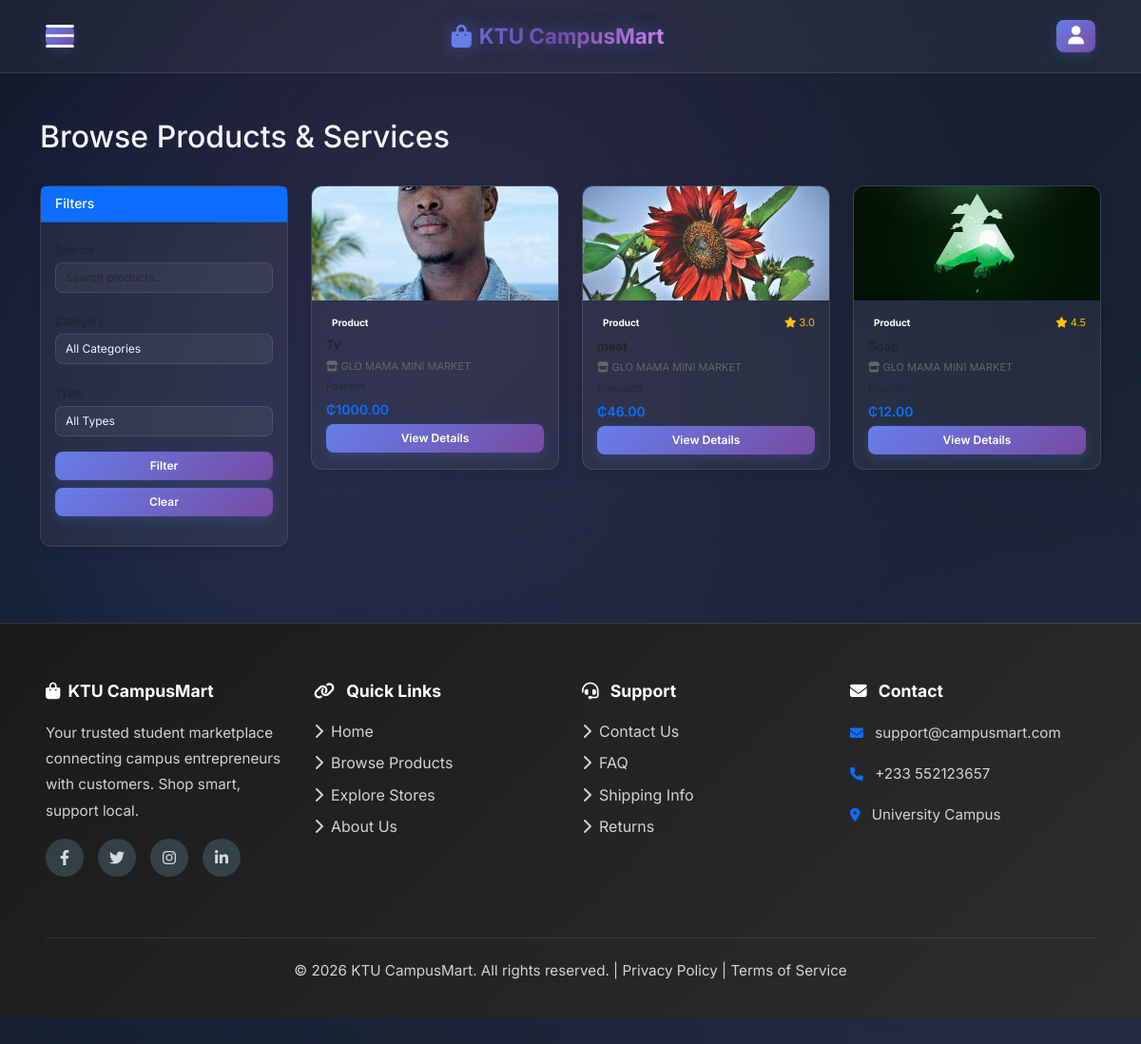
Screenshot of /products/ with the database file from the repository.
### products/models.py (models this page shows, shortened)
class Product(models.Model):
    PRODUCT_TYPE_CHOICES = [
        ('product', 'Product'),
        ('service', 'Service'),
    ]
    store = models.ForeignKey(Store, on_delete=models.CASCADE, related_name='products')
    name = models.CharField(max_length=200)
    category = models.ForeignKey(Category, on_delete=models.SET_NULL, null=True, related_name='products')
    description = models.TextField()
    price = models.DecimalField(max_digits=10, decimal_places=2)
    quantity = models.PositiveIntegerField(default=0)  # 0 means unlimited for services
    image = models.ImageField(upload_to='products/', blank=True, null=True)
    product_type = models.CharField(max_length=20, choices=PRODUCT_TYPE_CHOICES, default='product')
    is_active = models.BooleanField(default=True)
    rating = models.FloatField(default=0.0)
    reviews_count = models.PositiveIntegerField(default=0)
    created_at = models.DateTimeField(auto_now_add=True)
    updated_at = models.DateTimeField(auto_now=True)
    class Meta:
        ordering = ['-created_at']
        indexes = [
            models.Index(fields=['store', 'is_active']),
            models.Index(fields=['category']),
        ]

### stores/models.py (models this page shows, shortened)
class Store(models.Model):
    name = models.CharField(max_length=200, unique=True)
    description = models.TextField()
    entrepreneur = models.OneToOneField(User, on_delete=models.SET_NULL, null=True, related_name='store')
    location = models.CharField(max_length=255)
    phone_number = models.CharField(max_length=20, blank=True, null=True, help_text='WhatsApp phone number (with country code, e.g., +233XXXXXXXXX)')
    logo = models.ImageField(upload_to='stores/logos/', null=True, blank=True)
    is_active = models.BooleanField(default=True)
    created_at = models.DateTimeField(auto_now_add=True)
    updated_at = models.DateTimeField(auto_now=True)
    class Meta:
        ordering = ['-created_at']

### products/views.py (the view)
# urls.py: path('', views.products_list, name='products_list'),
@require_http_methods(["GET"])
def products_list(request):
    products = Product.objects.filter(is_active=True)
    categories = Category.objects.all()
    search_query = request.GET.get('search', '')
    category_id = request.GET.get('category', '')
    product_type = request.GET.get('type', '')
    if search_query:
        products = products.filter(Q(name__icontains=search_query) | Q(description__icontains=search_query))
    if category_id:
        products = products.filter(category_id=category_id)
    if product_type:
        products = products.filter(product_type=product_type)
    sort_by = request.GET.get('sort', '-created_at')
    products = products.order_by(sort_by)
    context = {
        'products': products,
        'categories': categories,
        'search_query': search_query,
        'selected_category': category_id,
        'selected_type': product_type,
    }
    return render(request, 'products/products_list.html', context)

### notifications/context_processors.py (called while the page is built)
def notifications_context(request):
    if request.user.is_authenticated and hasattr(request.user, 'notifications'):
        return {
            'notifications': request.user.notifications.all()[:5],
            'unread_notifications': request.user.notifications.filter(is_read=False)
        }
    return {}

### templates/products/products_list.html (shortened to what this page needs)
{% extends 'base.html' %}
{% block content %}
<div class="container my-5">
    <div class="row mb-4">
        <div class="col-12">
            <h2 class="section-header">Browse Products & Services</h2>
        </div>
    </div>
    <div class="row mb-4">
        <div class="col-lg-3">
            <div class="card">
                <div class="card-header bg-primary text-white">
                    <h5 class="mb-0">Filters</h5>
                </div>
                <div class="card-body">
                    <form method="GET" class="mb-3">
                        <div class="mb-3">
                            <label for="search" class="form-label">Search</label>
                            <input type="text" name="search" class="form-control" value="{{ search_query }}" placeholder="Search products...">
                        </div>
                        <div class="mb-3">
                            <label for="category" class="form-label">Category</label>
                            <select name="category" class="form-select">
                                <option value="">All Categories</option>
                            </select>
                        </div>
                        <div class="mb-3">
                            <label for="type" class="form-label">Type</label>
                            <select name="type" class="form-select">
                                <option value="">All Types</option>
                            </select>
                        </div>
                        <button type="submit" class="btn btn-primary w-100">Filter</button>
                        <a href="{% url 'products:products_list' %}" class="btn btn-secondary w-100 mt-2">Clear</a>
                    </form>
                </div>
            </div>
        </div>
        <div class="col-lg-9">
            {% if products %}
                <div class="row g-4">
                    {% for product in products %}
                        <div class="col-md-6 col-lg-4">
                            <div class="card product-card h-100">
                                {% if product.image %}
                                    <img src="{{ product.image.url }}" alt="{{ product.name }}" class="product-image">
                                {% else %}
                                    <div class="product-image bg-light d-flex align-items-center justify-content-center">
                                        <i class="fas fa-image fa-3x text-muted"></i>
                                    </div>
                                {% endif %}
                                <div class="card-body">
                                    <div class="d-flex justify-content-between align-items-start mb-2">
                                        <span class="badge badge-cream">{{ product.get_product_type_display }}</span>
                                        {% if product.rating > 0 %}
                                            <span class="text-warning">
                                                <i class="fas fa-star"></i> {{ product.rating|floatformat:1 }}
                                            </span>
                                        {% endif %}
                                    </div>
                                    <h5 class="card-title">{{ product.name }}</h5>
                                    <p class="store-badge"><i class="fas fa-store"></i> {{ product.store.name }}</p>
                                    <p class="card-text text-muted small">{{ product.category.name }}</p>
                                    <p class="card-text"><strong class="text-primary">₵{{ product.price|floatformat:2 }}</strong></p>
                                    <a href="{% url 'products:product_detail' product.id %}" class="btn btn-primary btn-sm w-100">View Details</a>
                                </div>
                            </div>
                        </div>
                    {% endfor %}
                </div>
            {% else %}
                <div class="alert alert-info">
                    <i class="fas fa-info-circle"></i> No products found matching your criteria.
                </div>
            {% endif %}
        </div>
    </div>
</div>
{% endblock %}

### templates/base.html (shortened to what this page needs)
<!DOCTYPE html>
<html lang="en">
<head>
    <link href="https://cdn.jsdelivr.net/npm/bootstrap@5.3.0/dist/css/bootstrap.min.css" rel="stylesheet">
    <link rel="stylesheet" href="https://cdnjs.cloudflare.com/ajax/libs/font-awesome/6.4.0/css/all.min.css">
</head>
<body>
    <nav class="navbar navbar-expand-lg">
        <div class="container-fluid px-3 px-md-5">
            <button class="hamburger-menu" id="hamburgerMenu">
                <span class="hamburger-line"></span>
                <span class="hamburger-line"></span>
                <span class="hamburger-line"></span>
            </button>
            <a class="navbar-brand" href="/">
                <i class="fas fa-shopping-bag"></i>
                <span>KTU CampusMart</span>
            </a>
            <div class="d-flex align-items-center gap-3">
                <div class="dropdown">
                    <button class="btn btn-link text-white p-0" type="button" data-bs-toggle="dropdown">
                        <i class="fas fa-user" style="font-size: 1.2rem;"></i>
                    </button>
                </div>
            </div>
        </div>
    </nav>
    {% block content %}{% endblock %}
    <footer>
        <div class="container-fluid px-3 px-md-5">
            <div class="row">
                <div class="col-md-3 mb-4">
                    <h5><i class="fas fa-shopping-bag me-2"></i>KTU CampusMart</h5>
                    <p>Your trusted student marketplace connecting campus entrepreneurs with customers. Shop smart, support local.</p>
                    <div class="social-links">
                        <a href="#" title="Facebook"><i class="fab fa-facebook-f"></i></a>
                        <a href="#" title="Twitter"><i class="fab fa-twitter"></i></a>
                        <a href="#" title="Instagram"><i class="fab fa-instagram"></i></a>
                        <a href="#" title="LinkedIn"><i class="fab fa-linkedin-in"></i></a>
                    </div>
                </div>
                <div class="col-md-3 mb-4">
                    <h5><i class="fas fa-link me-2"></i> Quick Links</h5>
                    <ul class="list-unstyled">
                        <li><a href="/"><i class="fas fa-chevron-right me-2"></i>Home</a></li>
                        <li><a href="{% url 'products:products_list' %}"><i class="fas fa-chevron-right me-2"></i>Browse Products</a></li>
                        <li><a href="{% url 'stores:stores_list' %}"><i class="fas fa-chevron-right me-2"></i>Explore Stores</a></li>
                        <li><a href="{% url 'about' %}"><i class="fas fa-chevron-right me-2"></i>About Us</a></li>
                    </ul>
                </div>
                <div class="col-md-3 mb-4">
                    <h5><i class="fas fa-headset me-2"></i> Support</h5>
                    <ul class="list-unstyled">
                        <li><a href="#"><i class="fas fa-chevron-right me-2"></i>Contact Us</a></li>
                        <li><a href="#"><i class="fas fa-chevron-right me-2"></i>FAQ</a></li>
                        <li><a href="#"><i class="fas fa-chevron-right me-2"></i>Shipping Info</a></li>
                        <li><a href="#"><i class="fas fa-chevron-right me-2"></i>Returns</a></li>
                    </ul>
                </div>
                <div class="col-md-3 mb-4">
                    <h5><i class="fas fa-envelope me-2"></i> Contact</h5>
                    <p><i class="fas fa-envelope me-2 text-primary"></i> support@campusmart.com</p>
                    <p><i class="fas fa-phone me-2 text-primary"></i> +233 552123657</p>
                    <p><i class="fas fa-map-marker-alt me-2 text-primary"></i> University Campus</p>
                </div>
            </div>
            <div class="footer-bottom">
                <p>&copy; 2026 KTU CampusMart. All rights reserved. | Privacy Policy | Terms of Service</p>
            </div>
        </div>
    </footer>
</body>
</html>

### templates/base.html (style rules this page uses)
:root { --primary-color: #667eea; --secondary-color: #764ba2; --accent-color: #f093fb; --dark-bg: #0f172a; --light-bg: #1e293b; --text-primary: #f1f5f9; --text-secondary: #94a3b8; --glass-bg: rgba(255, 255, 255, 0.05); --glass-border: rgba(255, 255, 255, 0.1); --sidebar-width: 320px; }
* { font-family: 'Inter', sans-serif; margin: 0; padding: 0; box-sizing: border-box; }
html { scroll-behavior: smooth; }
body { background: linear-gradient(135deg, var(--dark-bg) 0%, var(--light-bg) 100%); color: var(--text-primary); line-height: 1.6; min-height: 100vh; position: relative; overflow-x: hidden; }
body::before { content: ''; position: fixed; top: 0; left: 0; width: 100%; height: 100%; background: radial-gradient(circle at 20% 50%, rgba(102, 126, 234, 0.1) 0%, transparent 50%), radial-gradient(circle at 80% 80%, rgba(118, 75, 162, 0.1) 0%, transparent 50%), radial-gradient(circle at 40% 20%, rgba(240, 147, 251, 0.1) 0%, transparent 50%); pointer-events: none; z-index: -1; }
.navbar { background: var(--glass-bg); backdrop-filter: blur(20px); border-bottom: 1px solid var(--glass-border); padding: 15px 0; position: sticky; top: 0; z-index: 100; transition: all 0.3s ease; }
.navbar-brand { font-weight: 700; font-size: 1.4rem; background: linear-gradient(135deg, var(--primary-color) 0%, var(--secondary-color) 50%, var(--accent-color) 100%); -webkit-background-clip: text; -webkit-text-fill-color: transparent; background-clip: text; display: flex; align-items: center; gap: 8px; text-shadow: 0 0 20px rgba(99, 102, 241, 0.5); animation: glow 3s ease-in-out infinite alternate; }
.navbar-brand i { font-size: 1.5rem; -webkit-text-fill-color: var(--primary-color); animation: rotate 10s linear infinite; }
.hamburger-menu { width: 30px; height: 24px; position: relative; cursor: pointer; display: flex; flex-direction: column; justify-content: space-between; }
.hamburger-line { width: 100%; height: 3px; background: var(--text-primary); border-radius: 2px; transition: all 0.3s ease; }
input[type="text"], input[type="password"], input[type="email"], input[type="number"], textarea, select, .form-control { background: var(--glass-bg) !important; color: var(--text-primary) !important; border: 1px solid var(--glass-border) !important; border-radius: 8px !important; transition: all 0.3s ease; }
button, .btn { background: linear-gradient(135deg, var(--primary-color), var(--secondary-color)) !important; color: white !important; border: none !important; border-radius: 8px !important; font-weight: 600; transition: all 0.3s ease; box-shadow: 0 4px 12px rgba(102, 126, 234, 0.2); }
.card { background: var(--glass-bg); backdrop-filter: blur(10px); border: 1px solid var(--glass-border); border-radius: 15px; box-shadow: 0 8px 25px rgba(0, 0, 0, 0.1); transition: all 0.3s ease; }
footer { background: linear-gradient(135deg, #1a1a1a 0%, #2d2d2d 100%); color: white; padding: 60px 0 20px; margin-top: 80px; border-top: 1px solid var(--glass-border); }
footer h5 { font-weight: 700; margin-bottom: 20px; font-size: 1.1rem; color: white; }
footer p { color: rgba(255, 255, 255, 0.8); font-size: 0.95rem; line-height: 1.8; }
footer a { color: rgba(255, 255, 255, 0.8); text-decoration: none; transition: all 0.3s ease; display: inline-block; }
footer ul li { margin-bottom: 8px; }
.footer-bottom { text-align: center; padding-top: 20px; border-top: 1px solid rgba(255, 255, 255, 0.1); color: rgba(255, 255, 255, 0.7); font-size: 0.9rem; }
.social-links { display: flex; gap: 15px; margin-top: 15px; }
.social-links a { display: inline-flex; align-items: center; justify-content: center; width: 40px; height: 40px; background: rgba(135, 206, 235, 0.2); border-radius: 50%; transition: all 0.3s ease; }

### rows the page displays
Product: image (picture), product_type "Product", store.name "GLO MAMA MINI MARKET", price "1000.00"
Product: image (picture), product_type "Product", rating "3.0", store.name "GLO MAMA MINI MARKET", price "46.00"
Product: image (picture), product_type "Product", rating "4.5", store.name "GLO MAMA MINI MARKET", price "12.00"
